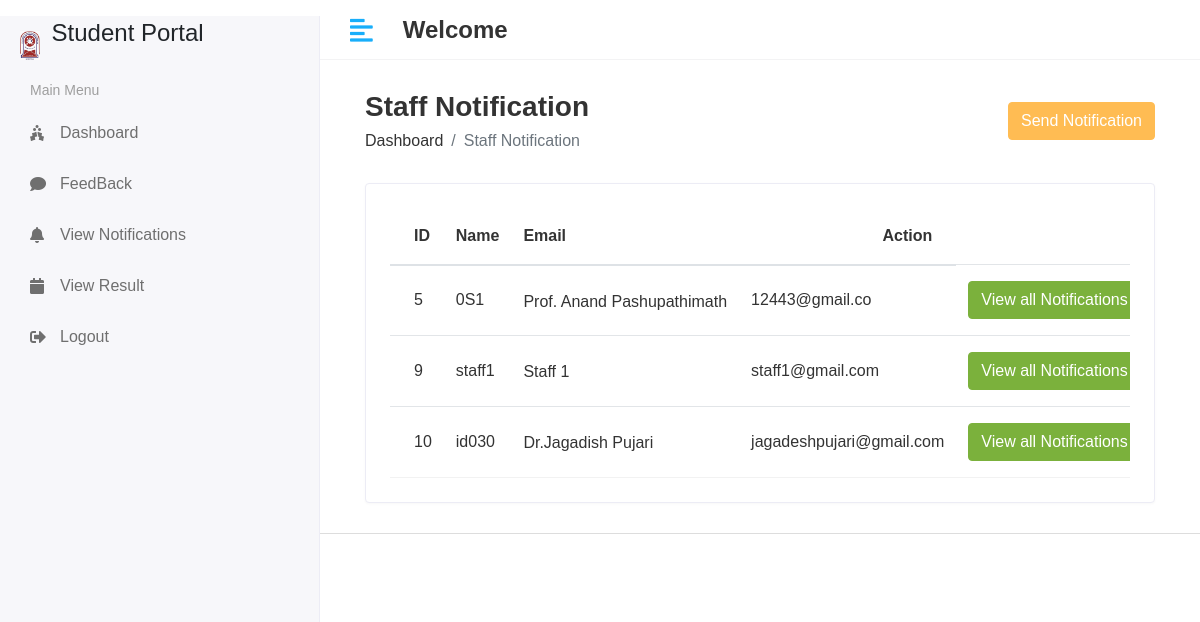
Screenshot of /Hod/Staff/Send_Notification with the database file from the repository.
### student/models.py (models this page shows, shortened)
class Staff(models.Model):
    admin = models.OneToOneField(CustomUser,on_delete=models.CASCADE)
    address = models.TextField ()
    gender = models.CharField(max_length=100)
    created_at = models.DateTimeField(auto_now_add=True)
    updated_at= models.DateTimeField(auto_now=True)

class CustomUser(AbstractUser):
    USER = (
        (1,'HOD'),
        (2,'STAFF'),
        (3,'STUDENT')
    )
    user_type = models.CharField(choices=USER,max_length=50,default=1)
    profile_pic = models.ImageField(upload_to='media/profile_pic')

### student_management/Hod_views.py (the view)
# urls.py: path('Hod/Staff/Send_Notification',Hod_views.STAFF_SEND_NOTIFICATION,name= 'staff_send_notification'),
def STAFF_SEND_NOTIFICATION(request):
    staff = Staff.objects.all()
    see_notification = Staff_Notification.objects.all().order_by('-id')[0:5]
    context = {
         'staff' : staff,
         'see_notification' : see_notification,
    }
    return render(request,'Hod/staff_notification.html',context)

### template/hod/staff_notification.html (shortened to what this page needs)
{% extends 'base.html' %}
{% block content %}
<div class="content container-fluid">
               <div class="page-header">
                  <div class="row align-items-center">
                     <div class="col">
                        <h3 class="page-title">Staff Notification </h3>
                        <ul class="breadcrumb">
                           <li class="breadcrumb-item"><a href="index.html">Dashboard</a></li>
                           <li class="breadcrumb-item active">Staff Notification</li>
                        </ul>
                     </div>
                    <div class="col-auto text-right float-right ml-auto">
                       <button type="button" class="btn btn-primary" data-toggle="modal" data-target="#exampleModalCenter">
                          Send Notification
                       </button>
                     </div>
                  </div>
               </div>
               <div class="row">
                  <div class="col-sm-12">
                     <div class="card card-table">
                        <div class="card-body">
                           <div class="table-responsive">
                              <table class="table table-hover table-center mb-0 datatable">
                                 <thead>
                                    <tr>
                                       <th>ID</th>
                                       <th>Name</th>
                                       <th>Email</th>
                                       <th class="text-right">Action</th>
                                    </tr>
                                 </thead>
                                 <tbody>
                                 {% for i in staff %}
                                    <tr>
                                       <td>{{i.id}}</td>
                                        <td>{{i.admin.username}}</td>
                                       <td>
                                          <h2 class="table-avatar">
                                             <a href="student-details.html">{{i.admin.first_name}}&nbsp{{i.admin.last_name}}</a>
                                          </h2>
                                       </td>
                                       <td>{{i.admin.email}}</td>
                                       <td class="text-right">
                                          <button type="button" class="btn btn-success" data-toggle="modal" data-target="#sendnotification-{{forloop.counter}}">
                                              View all Notifications
                                          </button>
                                       </td>
                                    </tr>
                                 {% endfor %}
                                 </tbody>
                              </table>
                           </div>
                        </div>
                     </div>
                  </div>
               </div>
            </div>
</div>
{% endblock %}

### static/assets/css/style.css (style rules this page uses)
html { height: 100%; }
body { background-color: #fff; color: #333; font-family: 'Poppins', sans-serif; font-size: 1rem; height: 100%; line-height: 1.5; overflow-x: hidden; }
h1, h2, h3, h4, h5, h6 { font-family: 'Poppins', sans-serif; margin-top: 0; }
a { color: #009ce7; }
input, button, a { transition: all 0.4s ease; -moz-transition: all 0.4s ease; -o-transition: all 0.4s ease; -ms-transition: all 0.4s ease; -webkit-transition: all 0.4s ease; }
input, input:focus, button, button:focus { outline: none; }
ul, ol { padding: 0px; list-style: none; }
.table { color: #333; max-width: 100%; margin-bottom: 0; width: 100%; }
table.table td h2 { display: inline-block; font-size: inherit; font-weight: 400; margin: 0; padding: 0; vertical-align: middle; }
table.table td h2.table-avatar { align-items: center; display: inline-flex; font-size: inherit; font-weight: 400; margin: 0; padding: 0; vertical-align: middle; white-space: nowrap; }
table.table td h2 a { color: #333; }
.table thead tr th { font-weight: 600; }
.table tbody tr { border-bottom: 1px solid rgba(0, 0, 0, 0.05); }
.table.table-center td, .table.table-center th { vertical-align: middle; }
.card-table .card-body .table > thead > tr > th { border-top: 0; }
.card-table .card-body .table tr td:first-child, .card-table .card-body .table tr th:first-child { padding-left: 1.5rem; }
.card-table .card-body .table tr td:last-child, .card-table .card-body .table tr th:last-child { padding-right: 1.5rem; }
.card-table .table td, .card-table .table th { border-top: 1px solid #e2e5e8; padding: 1rem 0.75rem; white-space: nowrap; }
.btn-primary { background-color: #FFBC53; border: 1px solid #FFBC53; }
.btn-success { background-color: #7bb13c; border: 1px solid #7bb13c }
.card { border: 1px solid #ececf5; box-shadow: 0 1px 3px 0 rgba(0, 0, 0, 0.03); margin-bottom: 1.875rem; }
.card-body { padding: 1.5rem; }
.page-header { margin-bottom: 1.875rem; }
.page-header .breadcrumb { background-color: transparent; color: #6c757d; font-size: 1rem; font-weight: 500; margin-bottom: 0; padding: 0; }
.page-header .breadcrumb a { color: #333; }
.page-title { font-size: 28px; font-weight: 600; color: #333; margin-bottom: 5px; }

### rows the page displays
Staff: id "5", admin.username "0S1", admin.first_name "Prof. Anand", admin.last_name "Pashupathimath", admin.email "12443@gmail.co"
Staff: id "9", admin.username "staff1", admin.first_name "Staff", admin.last_name "1", admin.email "staff1@gmail.com"
Staff: id "10", admin.username "id030", admin.first_name "Dr.Jagadish", admin.last_name "Pujari", admin.email "jagadeshpujari@gmail.com"
